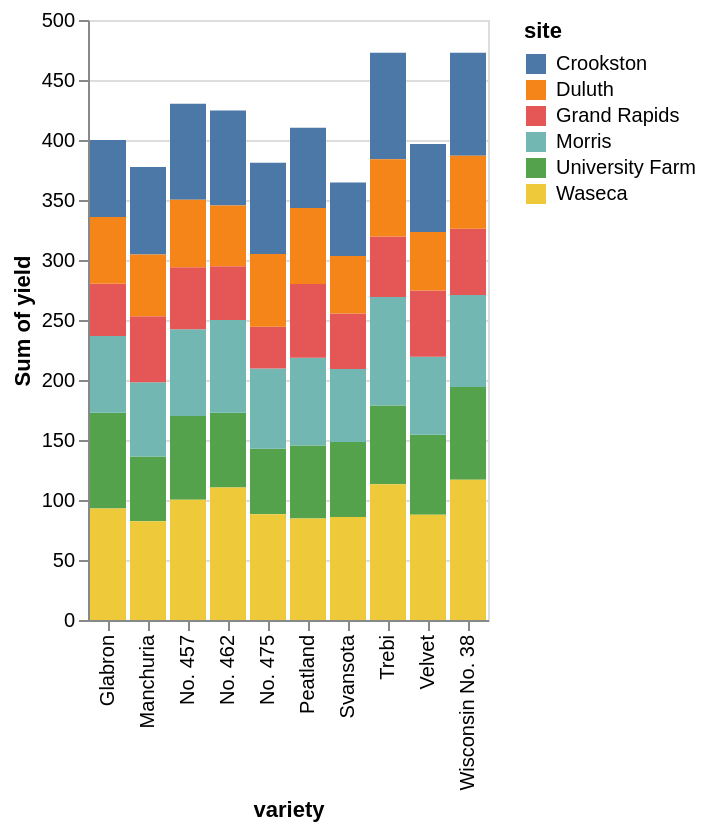

The Vega-Lite source for this figure:
### Vega-Lite specification from a JSON file in a GitHub repository (floating-point values rounded to 4 significant figures)
{"$schema": "https://vega.github.io/schema/vega-lite/v4.json", "data": {"values": [{"yield": 27, "variety": "Manchuria", "year": 1931, "site": "University Farm"}, {"yield": 48.87, "variety": "Manchuria", "year": 1931, "site": "Waseca"}, {"yield": 27.43, "variety": "Manchuria", "year": 1931, "site": "Morris"}, {"yield": 39.93, "variety": "Manchuria", "year": 1931, "site": "Crookston"}, {"yield": 32.97, "variety": "Manchuria", "year": 1931, "site": "Grand Rapids"}, {"yield": 28.97, "variety": "Manchuria", "year": 1931, "site": "Duluth"}, {"yield": 43.07, "variety": "Glabron", "year": 1931, "site": "University Farm"}, {"yield": 55.2, "variety": "Glabron", "year": 1931, "site": "Waseca"}, {"yield": 28.77, "variety": "Glabron", "year": 1931, "site": "Morris"}, {"yield": 38.13, "variety": "Glabron", "year": 1931, "site": "Crookston"}, {"yield": 29.13, "variety": "Glabron", "year": 1931, "site": "Grand Rapids"}, {"yield": 29.67, "variety": "Glabron", "year": 1931, "site": "Duluth"}, {"yield": 35.13, "variety": "Svansota", "year": 1931, "site": "University Farm"}, {"yield": 47.33, "variety": "Svansota", "year": 1931, "site": "Waseca"}, {"yield": 25.77, "variety": "Svansota", "year": 1931, "site": "Morris"}, {"yield": 40.47, "variety": "Svansota", "year": 1931, "site": "Crookston"}, {"yield": 29.67, "variety": "Svansota", "year": 1931, "site": "Grand Rapids"}, {"yield": 25.7, "variety": "Svansota", "year": 1931, "site": "Duluth"}, {"yield": 39.9, "variety": "Velvet", "year": 1931, "site": "University Farm"}, {"yield": 50.23, "variety": "Velvet", "year": 1931, "site": "Waseca"}, {"yield": 26.13, "variety": "Velvet", "year": 1931, "site": "Morris"}, {"yield": 41.33, "variety": "Velvet", "year": 1931, "site": "Crookston"}, {"yield": 23.03, "variety": "Velvet", "year": 1931, "site": "Grand Rapids"}, {"yield": 26.3, "variety": "Velvet", "year": 1931, "site": "Duluth"}, {"yield": 36.57, "variety": "Trebi", "year": 1931, "site": "University Farm"}, {"yield": 63.83, "variety": "Trebi", "year": 1931, "site": "Waseca"}, {"yield": 43.77, "variety": "Trebi", "year": 1931, "site": "Morris"}, {"yield": 46.93, "variety": "Trebi", "year": 1931, "site": "Crookston"}, {"yield": 29.77, "variety": "Trebi", "year": 1931, "site": "Grand Rapids"}, {"yield": 33.93, "variety": "Trebi", "year": 1931, "site": "Duluth"}, {"yield": 43.27, "variety": "No. 457", "year": 1931, "site": "University Farm"}, {"yield": 58.1, "variety": "No. 457", "year": 1931, "site": "Waseca"}, {"yield": 28.7, "variety": "No. 457", "year": 1931, "site": "Morris"}, {"yield": 45.67, "variety": "No. 457", "year": 1931, "site": "Crookston"}, {"yield": 32.17, "variety": "No. 457", "year": 1931, "site": "Grand Rapids"}, {"yield": 33.6, "variety": "No. 457", "year": 1931, "site": "Duluth"}, {"yield": 36.6, "variety": "No. 462", "year": 1931, "site": "University Farm"}, {"yield": 65.77, "variety": "No. 462", "year": 1931, "site": "Waseca"}, {"yield": 30.37, "variety": "No. 462", "year": 1931, "site": "Morris"}, {"yield": 48.57, "variety": "No. 462", "year": 1931, "site": "Crookston"}, {"yield": 24.93, "variety": "No. 462", "year": 1931, "site": "Grand Rapids"}, {"yield": 28.1, "variety": "No. 462", "year": 1931, "site": "Duluth"}, {"yield": 32.77, "variety": "Peatland", "year": 1931, "site": "University Farm"}, {"yield": 48.57, "variety": "Peatland", "year": 1931, "site": "Waseca"}, {"yield": 29.87, "variety": "Peatland", "year": 1931, "site": "Morris"}, {"yield": 41.6, "variety": "Peatland", "year": 1931, "site": "Crookston"}, {"yield": 34.7, "variety": "Peatland", "year": 1931, "site": "Grand Rapids"}, {"yield": 32, "variety": "Peatland", "year": 1931, "site": "Duluth"}, {"yield": 24.67, "variety": "No. 475", "year": 1931, "site": "University Farm"}, {"yield": 46.77, "variety": "No. 475", "year": 1931, "site": "Waseca"}, {"yield": 22.6, "variety": "No. 475", "year": 1931, "site": "Morris"}, {"yield": 44.1, "variety": "No. 475", "year": 1931, "site": "Crookston"}, {"yield": 19.7, "variety": "No. 475", "year": 1931, "site": "Grand Rapids"}, {"yield": 33.07, "variety": "No. 475", "year": 1931, "site": "Duluth"}, {"yield": 39.3, "variety": "Wisconsin No. 38", "year": 1931, "site": "University Farm"}, {"yield": 58.8, "variety": "Wisconsin No. 38", "year": 1931, "site": "Waseca"}, {"yield": 29.47, "variety": "Wisconsin No. 38", "year": 1931, "site": "Morris"}, {"yield": 49.87, "variety": "Wisconsin No. 38", "year": 1931, "site": "Crookston"}, {"yield": 34.47, "variety": "Wisconsin No. 38", "year": 1931, "site": "Grand Rapids"}, {"yield": 31.6, "variety": "Wisconsin No. 38", "year": 1931, "site": "Duluth"}, {"yield": 26.9, "variety": "Manchuria", "year": 1932, "site": "University Farm"}, {"yield": 33.47, "variety": "Manchuria", "year": 1932, "site": "Waseca"}, {"yield": 34.37, "variety": "Manchuria", "year": 1932, "site": "Morris"}, {"yield": 32.97, "variety": "Manchuria", "year": 1932, "site": "Crookston"}, {"yield": 22.13, "variety": "Manchuria", "year": 1932, "site": "Grand Rapids"}, {"yield": 22.57, "variety": "Manchuria", "year": 1932, "site": "Duluth"}, {"yield": 36.8, "variety": "Glabron", "year": 1932, "site": "University Farm"}, {"yield": 37.73, "variety": "Glabron", "year": 1932, "site": "Waseca"}, {"yield": 35.13, "variety": "Glabron", "year": 1932, "site": "Morris"}, {"yield": 26.17, "variety": "Glabron", "year": 1932, "site": "Crookston"}, {"yield": 14.43, "variety": "Glabron", "year": 1932, "site": "Grand Rapids"}, {"yield": 25.87, "variety": "Glabron", "year": 1932, "site": "Duluth"}, {"yield": 27.43, "variety": "Svansota", "year": 1932, "site": "University Farm"}, {"yield": 38.5, "variety": "Svansota", "year": 1932, "site": "Waseca"}, {"yield": 35.03, "variety": "Svansota", "year": 1932, "site": "Morris"}, {"yield": 20.63, "variety": "Svansota", "year": 1932, "site": "Crookston"}, {"yield": 16.63, "variety": "Svansota", "year": 1932, "site": "Grand Rapids"}, {"yield": 22.23, "variety": "Svansota", "year": 1932, "site": "Duluth"}, {"yield": 26.8, "variety": "Velvet", "year": 1932, "site": "University Farm"}, {"yield": 37.4, "variety": "Velvet", "year": 1932, "site": "Waseca"}, {"yield": 38.83, "variety": "Velvet", "year": 1932, "site": "Morris"}, {"yield": 32.07, "variety": "Velvet", "year": 1932, "site": "Crookston"}, {"yield": 32.23, "variety": "Velvet", "year": 1932, "site": "Grand Rapids"}, {"yield": 22.47, "variety": "Velvet", "year": 1932, "site": "Duluth"}, {"yield": 29.07, "variety": "Trebi", "year": 1932, "site": "University Farm"}, {"yield": 49.23, "variety": "Trebi", "year": 1932, "site": "Waseca"}, {"yield": 46.63, "variety": "Trebi", "year": 1932, "site": "Morris"}, {"yield": 41.83, "variety": "Trebi", "year": 1932, "site": "Crookston"}, {"yield": 20.63, "variety": "Trebi", "year": 1932, "site": "Grand Rapids"}, {"yield": 30.6, "variety": "Trebi", "year": 1932, "site": "Duluth"}, {"yield": 26.43, "variety": "No. 457", "year": 1932, "site": "University Farm"}, {"yield": 42.2, "variety": "No. 457", "year": 1932, "site": "Waseca"}, {"yield": 43.53, "variety": "No. 457", "year": 1932, "site": "Morris"}, {"yield": 34.33, "variety": "No. 457", "year": 1932, "site": "Crookston"}, {"yield": 19.47, "variety": "No. 457", "year": 1932, "site": "Grand Rapids"}, {"yield": 22.7, "variety": "No. 457", "year": 1932, "site": "Duluth"}, {"yield": 25.57, "variety": "No. 462", "year": 1932, "site": "University Farm"}, {"yield": 44.7, "variety": "No. 462", "year": 1932, "site": "Waseca"}, {"yield": 47, "variety": "No. 462", "year": 1932, "site": "Morris"}, {"yield": 30.53, "variety": "No. 462", "year": 1932, "site": "Crookston"}, {"yield": 19.9, "variety": "No. 462", "year": 1932, "site": "Grand Rapids"}, {"yield": 22.5, "variety": "No. 462", "year": 1932, "site": "Duluth"}, {"yield": 28.07, "variety": "Peatland", "year": 1932, "site": "University Farm"}, {"yield": 36.03, "variety": "Peatland", "year": 1932, "site": "Waseca"}, {"yield": 43.2, "variety": "Peatland", "year": 1932, "site": "Morris"}, {"yield": 25.23, "variety": "Peatland", "year": 1932, "site": "Crookston"}, {"yield": 26.77, "variety": "Peatland", "year": 1932, "site": "Grand Rapids"}, {"yield": 31.37, "variety": "Peatland", "year": 1932, "site": "Duluth"}, {"yield": 30, "variety": "No. 475", "year": 1932, "site": "University Farm"}, {"yield": 41.27, "variety": "No. 475", "year": 1932, "site": "Waseca"}, {"yield": 44.23, "variety": "No. 475", "year": 1932, "site": "Morris"}, {"yield": 32.13, "variety": "No. 475", "year": 1932, "site": "Crookston"}, {"yield": 15.23, "variety": "No. 475", "year": 1932, "site": "Grand Rapids"}, {"yield": 27.37, "variety": "No. 475", "year": 1932, "site": "Duluth"}, {"yield": 38, "variety": "Wisconsin No. 38", "year": 1932, "site": "University Farm"}, {"yield": 58.17, "variety": "Wisconsin No. 38", "year": 1932, "site": "Waseca"}, {"yield": 47.17, "variety": "Wisconsin No. 38", "year": 1932, "site": "Morris"}, {"yield": 35.9, "variety": "Wisconsin No. 38", "year": 1932, "site": "Crookston"}, {"yield": 20.67, "variety": "Wisconsin No. 38", "year": 1932, "site": "Grand Rapids"}, {"yield": 29.33, "variety": "Wisconsin No. 38", "year": 1932, "site": "Duluth"}]}, "mark": "bar", "encoding": {"x": {"field": "variety"}, "y": {"aggregate": "sum", "field": "yield"}, "color": {"field": "site"}}}
